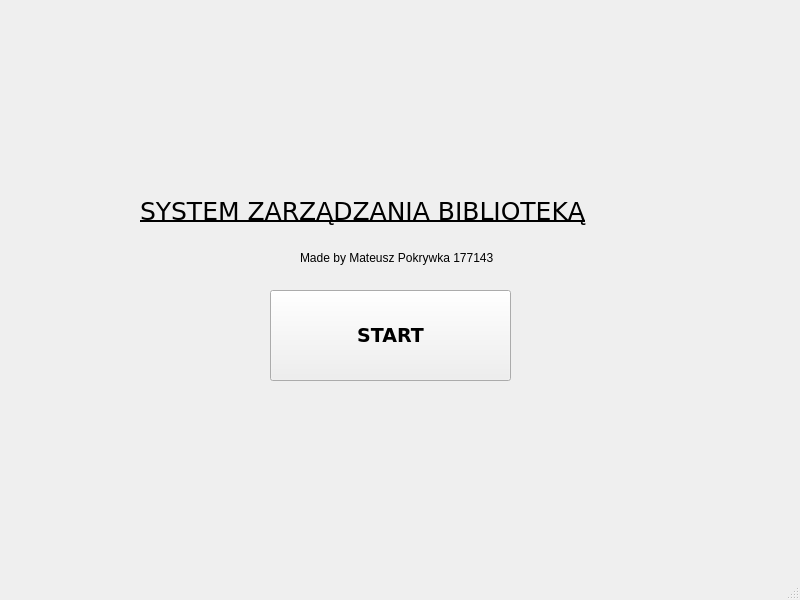
<?xml version="1.0" encoding="UTF-8"?>
<ui version="4.0">
 <class>LibrarySys</class>
 <widget class="QMainWindow" name="LibrarySys">
  <property name="windowModality">
   <enum>Qt::WindowModality::WindowModal</enum>
  </property>
  <property name="geometry">
   <rect>
    <x>0</x>
    <y>0</y>
    <width>800</width>
    <height>600</height>
   </rect>
  </property>
  <property name="cursor">
   <cursorShape>ArrowCursor</cursorShape>
  </property>
  <property name="windowTitle">
   <string>LibSys</string>
  </property>
  <property name="windowIcon">
   <iconset theme="QIcon::ThemeIcon::UserAvailable"/>
  </property>
  <property name="autoFillBackground">
   <bool>false</bool>
  </property>
  <widget class="QWidget" name="centralwidget">
   <widget class="QPushButton" name="pushButton_worker">
    <property name="geometry">
     <rect>
      <x>270</x>
      <y>290</y>
      <width>241</width>
      <height>91</height>
     </rect>
    </property>
    <property name="font">
     <font>
      <family>Verdana</family>
      <pointsize>14</pointsize>
      <bold>true</bold>
     </font>
    </property>
    <property name="text">
     <string>START</string>
    </property>
   </widget>
   <widget class="QLabel" name="label">
    <property name="geometry">
     <rect>
      <x>140</x>
      <y>140</y>
      <width>541</width>
      <height>141</height>
     </rect>
    </property>
    <property name="font">
     <font>
      <family>Verdana</family>
      <pointsize>19</pointsize>
      <underline>true</underline>
      <fontweight>ExtraBold</fontweight>
     </font>
    </property>
    <property name="text">
     <string>SYSTEM ZARZĄDZANIA BIBLIOTEKĄ</string>
    </property>
   </widget>
   <widget class="QLabel" name="label_2">
    <property name="geometry">
     <rect>
      <x>300</x>
      <y>250</y>
      <width>211</width>
      <height>16</height>
     </rect>
    </property>
    <property name="text">
     <string>Made by Mateusz Pokrywka 177143</string>
    </property>
   </widget>
  </widget>
  <widget class="QMenuBar" name="menubar">
   <property name="geometry">
    <rect>
     <x>0</x>
     <y>0</y>
     <width>800</width>
     <height>21</height>
    </rect>
   </property>
  </widget>
  <widget class="QStatusBar" name="statusbar"/>
 </widget>
 <resources/>
 <connections/>
</ui>
